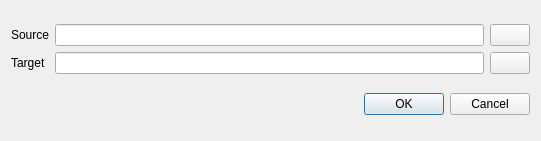
<?xml version="1.0" encoding="UTF-8"?>
<ui version="4.0">
 <class>Dialog</class>
 <widget class="QDialog" name="Dialog">
  <property name="geometry">
   <rect>
    <x>0</x>
    <y>0</y>
    <width>541</width>
    <height>141</height>
   </rect>
  </property>
  <property name="sizePolicy">
   <sizepolicy hsizetype="Preferred" vsizetype="Fixed">
    <horstretch>0</horstretch>
    <verstretch>0</verstretch>
   </sizepolicy>
  </property>
  <property name="windowTitle">
   <string>Dialog</string>
  </property>
  <layout class="QVBoxLayout" name="verticalLayout">
   <item>
    <layout class="QGridLayout" name="mainLayout">
     <item row="0" column="0">
      <widget class="QLabel" name="lSource">
       <property name="text">
        <string>Source</string>
       </property>
      </widget>
     </item>
     <item row="0" column="1">
      <widget class="QLineEdit" name="source">
       <property name="readOnly">
        <bool>true</bool>
       </property>
      </widget>
     </item>
     <item row="0" column="2">
      <widget class="QPushButton" name="bPickSource">
       <property name="text">
        <string/>
       </property>
       <property name="icon">
        <iconset theme="QIcon::ThemeIcon::FolderOpen"/>
       </property>
      </widget>
     </item>
     <item row="1" column="0">
      <widget class="QLabel" name="lTarget">
       <property name="text">
        <string>Target</string>
       </property>
      </widget>
     </item>
     <item row="1" column="1">
      <widget class="QLineEdit" name="target">
       <property name="readOnly">
        <bool>true</bool>
       </property>
      </widget>
     </item>
     <item row="1" column="2">
      <widget class="QPushButton" name="bPickTarget">
       <property name="text">
        <string/>
       </property>
       <property name="icon">
        <iconset theme="QIcon::ThemeIcon::FolderOpen"/>
       </property>
      </widget>
     </item>
    </layout>
   </item>
   <item>
    <widget class="QDialogButtonBox" name="controls">
     <property name="orientation">
      <enum>Qt::Orientation::Horizontal</enum>
     </property>
     <property name="standardButtons">
      <set>QDialogButtonBox::StandardButton::Cancel|QDialogButtonBox::StandardButton::Ok</set>
     </property>
    </widget>
   </item>
  </layout>
 </widget>
 <resources/>
 <connections>
  <connection>
   <sender>controls</sender>
   <signal>accepted()</signal>
   <receiver>Dialog</receiver>
   <slot>accept()</slot>
   <hints>
    <hint type="sourcelabel">
     <x>248</x>
     <y>254</y>
    </hint>
    <hint type="destinationlabel">
     <x>157</x>
     <y>274</y>
    </hint>
   </hints>
  </connection>
  <connection>
   <sender>controls</sender>
   <signal>rejected()</signal>
   <receiver>Dialog</receiver>
   <slot>reject()</slot>
   <hints>
    <hint type="sourcelabel">
     <x>316</x>
     <y>260</y>
    </hint>
    <hint type="destinationlabel">
     <x>286</x>
     <y>274</y>
    </hint>
   </hints>
  </connection>
 </connections>
</ui>
